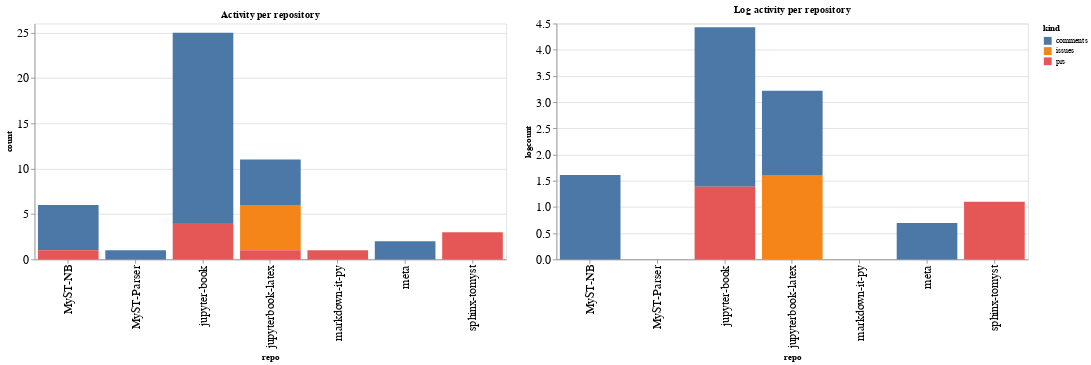

Here is the notebook cell this chart was saved with:
### Code cell
ch1 = alt.Chart(repo_summaries, width=600, title="Activity per repository").mark_bar().encode(
    x='repo',
    y='count',
    color='kind',
    tooltip="kind"
)

ch2 = alt.Chart(repo_summaries, width=600, title="Log activity per repository").mark_bar().encode(
    x='repo',
    y='logcount',
    color='kind',
    tooltip="kind"
)

ch1 | ch2

### Figure 1 — Vega-Lite specification as saved in the notebook (floating-point values rounded to 4 significant figures)
{"config": {"axisLeft": {"labelFontSize": 15}, "axisBottom": {"labelFontSize": 15}}, "hconcat": [{"mark": "bar", "encoding": {"color": {"type": "nominal", "field": "kind"}, "tooltip": {"type": "nominal", "field": "kind"}, "x": {"type": "nominal", "field": "repo"}, "y": {"type": "quantitative", "field": "count"}}, "title": "Activity per repository", "width": 600}, {"mark": "bar", "encoding": {"color": {"type": "nominal", "field": "kind"}, "tooltip": {"type": "nominal", "field": "kind"}, "x": {"type": "nominal", "field": "repo"}, "y": {"type": "quantitative", "field": "logcount"}}, "title": "Log activity per repository", "width": 600}], "data": {"name": "data-683f00b9cc3f75a218d8c8bac10ee191"}, "$schema": "https://vega.github.io/schema/vega-lite/v4.8.1.json", "datasets": {"data-683f00b9cc3f75a218d8c8bac10ee191": [{"repo": "MyST-NB", "kind": "comments", "count": 5, "logcount": 1.609}, {"repo": "MyST-NB", "kind": "prs", "count": 1, "logcount": 0.0}, {"repo": "MyST-Parser", "kind": "comments", "count": 1, "logcount": 0.0}, {"repo": "jupyter-book", "kind": "comments", "count": 21, "logcount": 3.045}, {"repo": "jupyter-book", "kind": "prs", "count": 4, "logcount": 1.386}, {"repo": "jupyterbook-latex", "kind": "comments", "count": 5, "logcount": 1.609}, {"repo": "jupyterbook-latex", "kind": "issues", "count": 5, "logcount": 1.609}, {"repo": "jupyterbook-latex", "kind": "prs", "count": 1, "logcount": 0.0}, {"repo": "markdown-it-py", "kind": "prs", "count": 1, "logcount": 0.0}, {"repo": "meta", "kind": "comments", "count": 2, "logcount": 0.6931}, {"repo": "sphinx-tomyst", "kind": "prs", "count": 3, "logcount": 1.099}]}}
